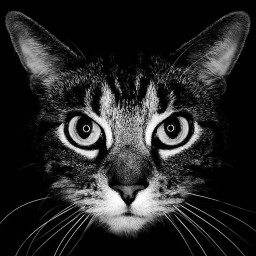
%> input picture 07_Degradation_and_restoration/input/cat.png, 256 x 256 px
$ octave script2.m   (GNU Octave 9; MATLAB toolbox functions it lacks are replaced by stand-ins)
%> lines starting %> are read from the running program, lines starting %| are printed output that depends on the picture
I = imread('input/cat.png');
%> I is the input picture: size 256x256 uint8; min 0, max 255, mean 38.3
I = mat2gray(I);
%> I: size 256x256 double

h = {'average', 'gaussian', 'motion'};
n = {    'off',    'white',   'pink'};
r = {       89,        369,      649};
c = {      391,        671,      951};

M = imread('script2.png');
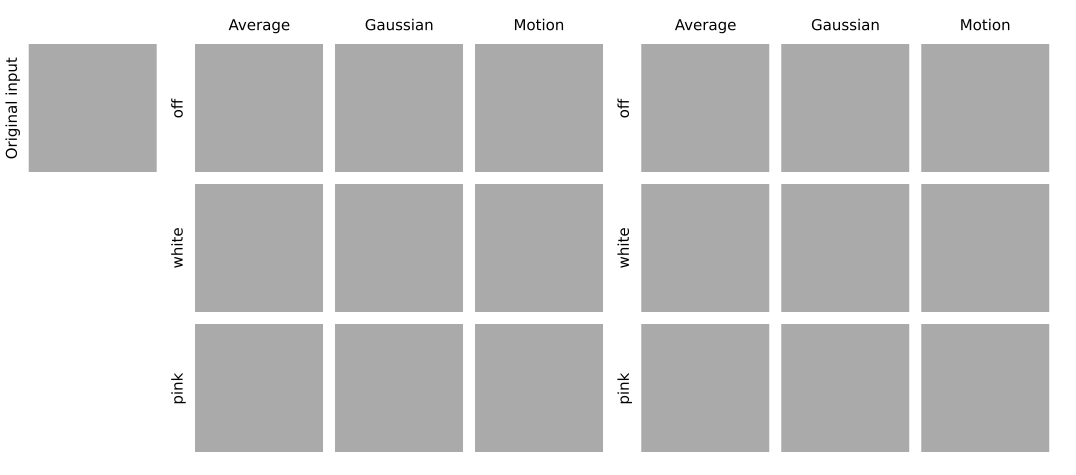
%> input picture 07_Degradation_and_restoration/script2.png, 2152 x 950 px (shown at 1/2 size)
%> M is the input picture: size 950x2152 uint8; min 0, max 255, mean 202.2
M = mat2gray(M);
%> M: size 950x2152 double
M(r{1}:r{1}+255, 58:58+255) = I;

% inverse filter
for a = 1:3
    for b=1:3
        [yy, hh, nn] = degradation(I, h{a}, n{b});
        if b == 1 && a==3
            % dampening the very hughe ringing artefact. The center is the
            % sum of the surrounding elements
            hh(4,6) = 0;
            hh(4,6) = sum(hh(:));
            hh = hh / sum(hh(:));
        end
        xx_tilde = restoration(yy, hh, 'inverse');

        M(r{b}:r{b}+255,  c{a}:c{a}+255) = yy;
        M(r{b}:r{b}+255,  c{a}+892:c{a}+892+255) = xx_tilde;
    end
end
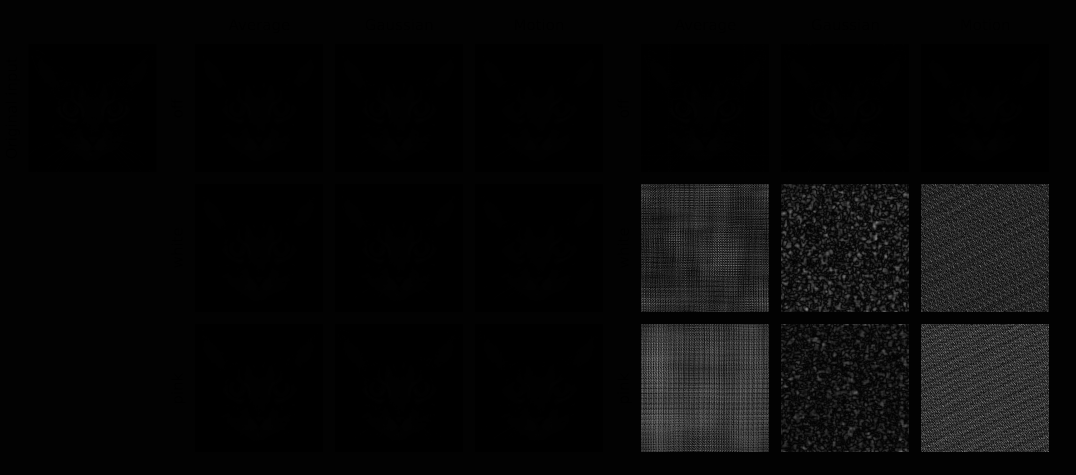
%> M: size 950x2152 double (shown at 1/2 size); min -0.235, max 132.5, mean 4.3; drawn with min black and max white
%> after the loop, hh = [0 0 0 0 0 0 0 0 0.0389; 0 0 0 0 0 0 0.0259 0.0743 0.0708; 0 0 0 0 0.013 0.0613 0.0838 0.0354 0; 0 0 0 0.0484 0.0967 0.0484 8.59e-17 0 0; 0 0.0354 0.0838 0.0613 0.013 0 0 0 0; 0.0708 0.0743 0.0259 0 0 0 0 0 0; 0.0389 0 0 0 0 0 0 0 0]
figure(2); imshow(M); title('Inverse filter results');
%> after `imshow(M)`:
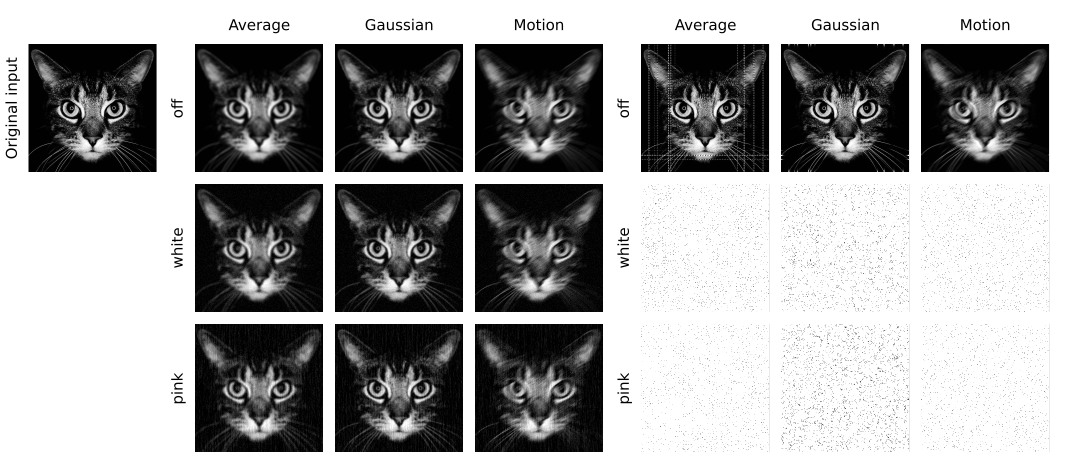
%> displayed picture: size 950x2152, on the screen's scale of 0 to 255 (shown at 1/2 size); min 0, max 255, mean 163.1


% CLS filter
for a = 1:3
    for b=1:3
        [yy, hh, nn] = degradation(I, h{a}, n{b});
        alpha = 0.3;
        cc = -ones(3); cc(2,2)=5; cc=cc/sum(cc(:));
        if b == 1 && a==3
            % dampening the very hughe ringing artefact. The center is the
            % sum of the surrounding elements
            hh(4,6) = 0;
            hh(4,6) = sum(hh(:));
            hh = hh / sum(hh(:));
        end
        xx_tilde = restoration(yy, hh, 'CLS', alpha, cc);

        M(r{b}:r{b}+255,  c{a}:c{a}+255) = yy;
        M(r{b}:r{b}+255,  c{a}+892:c{a}+892+255) = xx_tilde;
    end
end
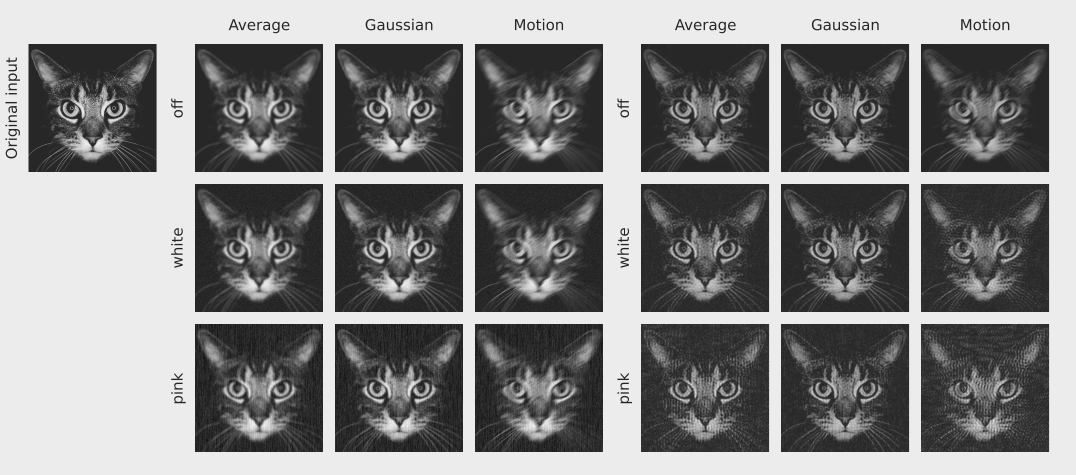
%> M: size 950x2152 double (shown at 1/2 size); min -0.194, max 1.09, mean 0.472; drawn with min black and max white
%> after the loop, cc = [0.333 0.333 0.333; 0.333 -1.67 0.333; 0.333 0.333 0.333]
figure(3); imshow(M); title('CLS filter results');
% Wiener filter
for a = 1:3
    for b=1:3
        [yy, hh, nn] = degradation(I, h{a}, n{b});
        if b == 1 && a==3
            % dampening the very hughe ringing artefact. The center is the
            % sum of the surrounding elements
            hh(4,6) = 0;
            hh(4,6) = sum(hh(:));
            hh = hh / sum(hh(:));
        end
        xx_tilde = restoration(yy, hh, 'wiener', nn);

        M(r{b}:r{b}+255,  c{a}:c{a}+255) = yy;
        M(r{b}:r{b}+255,  c{a}+892:c{a}+892+255) = xx_tilde;
    end
end
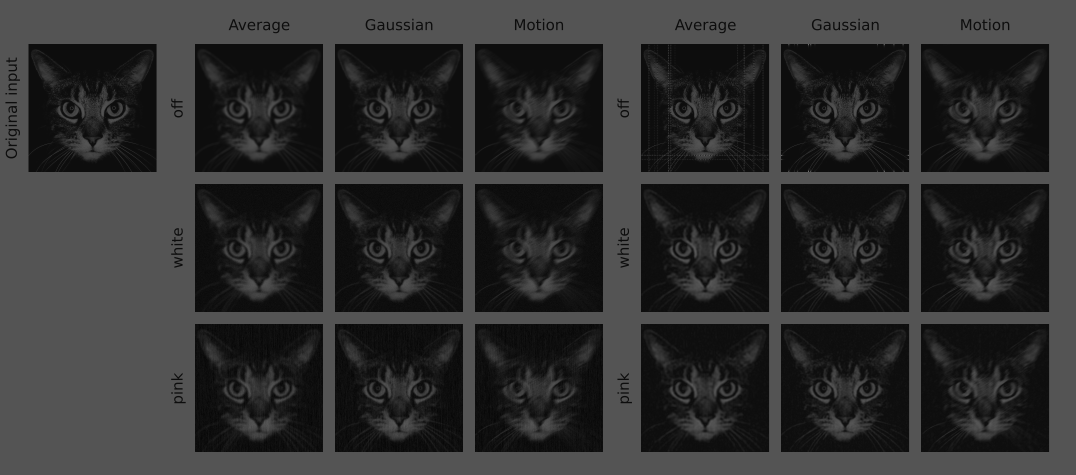
%> M: size 950x2152 double (shown at 1/2 size); min -0.19, max 3.41, mean 0.48; drawn with min black and max white
figure(4); imshow(M); title('Wiener filter results');
%> after `imshow(M)`:
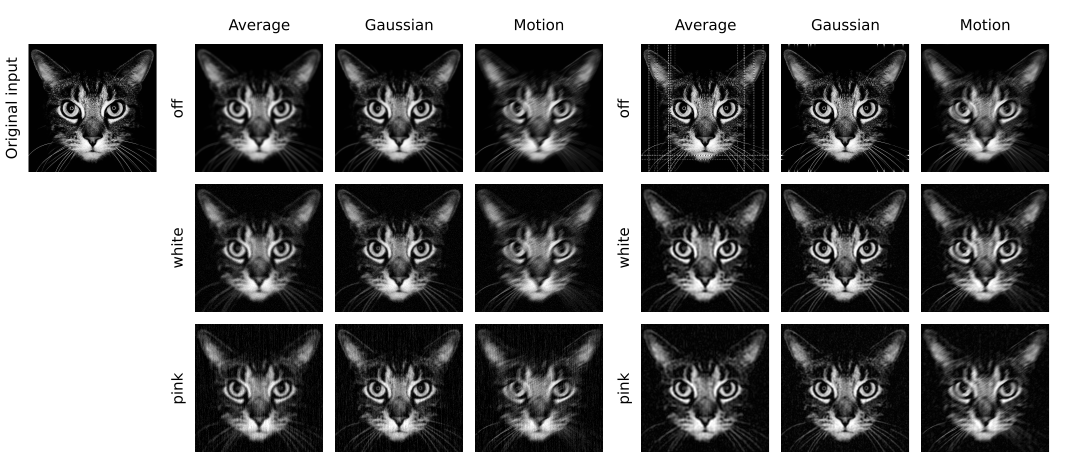
%> displayed picture: size 950x2152, on the screen's scale of 0 to 255 (shown at 1/2 size); min 0, max 255, mean 122.7
% Wiener filter assuming white noise
for a = 1:3
    for b=1:3
        [yy, hh, nn] = degradation(I, h{a}, n{b});
        var_noise = var(nn(:));
        if b == 1 && a==3
            % dampening the very hughe ringing artefact. The center is the
            % sum of the surrounding elements
            hh(4,6) = 0;
            hh(4,6) = sum(hh(:));
            hh = hh / sum(hh(:));
        end
        xx_tilde = restoration(yy, hh, 'wiener-white', var_noise);

        M(r{b}:r{b}+255,  c{a}:c{a}+255) = yy;
        M(r{b}:r{b}+255,  c{a}+892:c{a}+892+255) = xx_tilde;
    end
end
figure(5); imshow(M); title('Wiener filter results assuming white noise');
%> after `imshow(M)`:
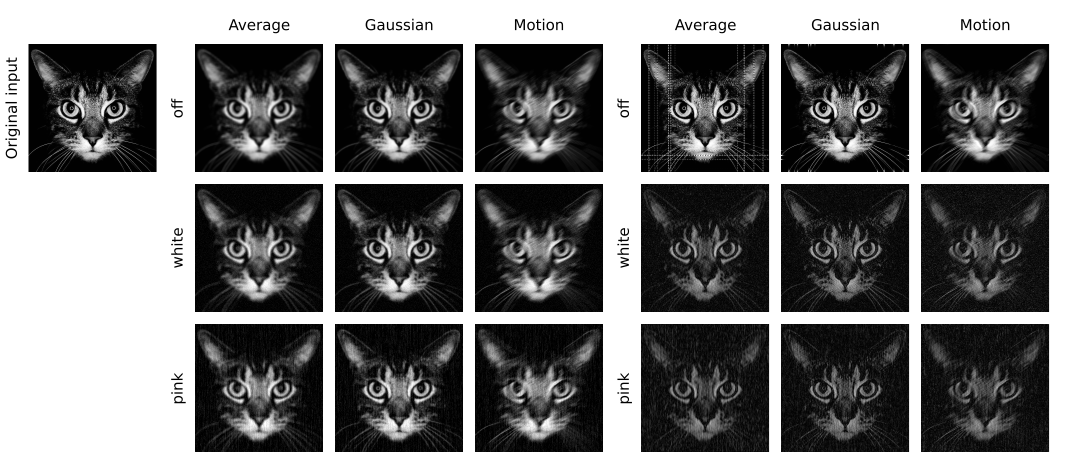
%> displayed picture: size 950x2152, on the screen's scale of 0 to 255 (shown at 1/2 size); min 0, max 255, mean 120.5
